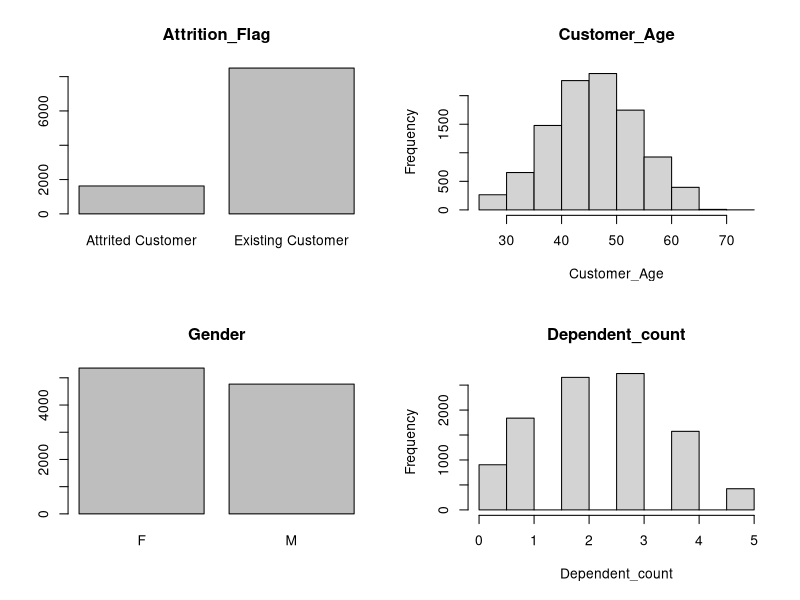
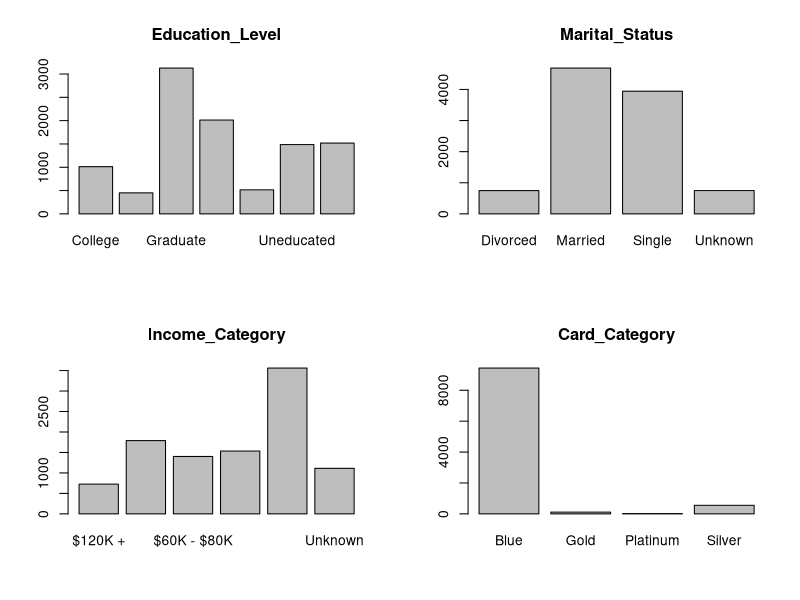
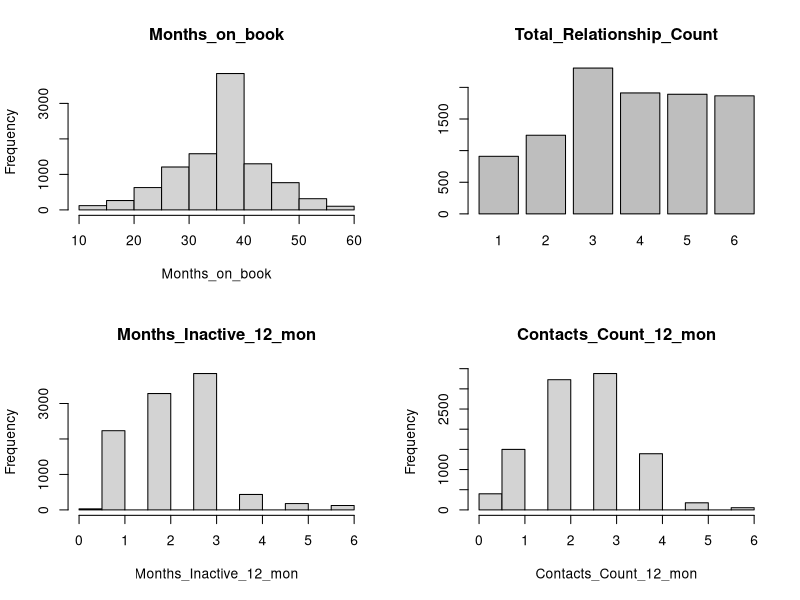
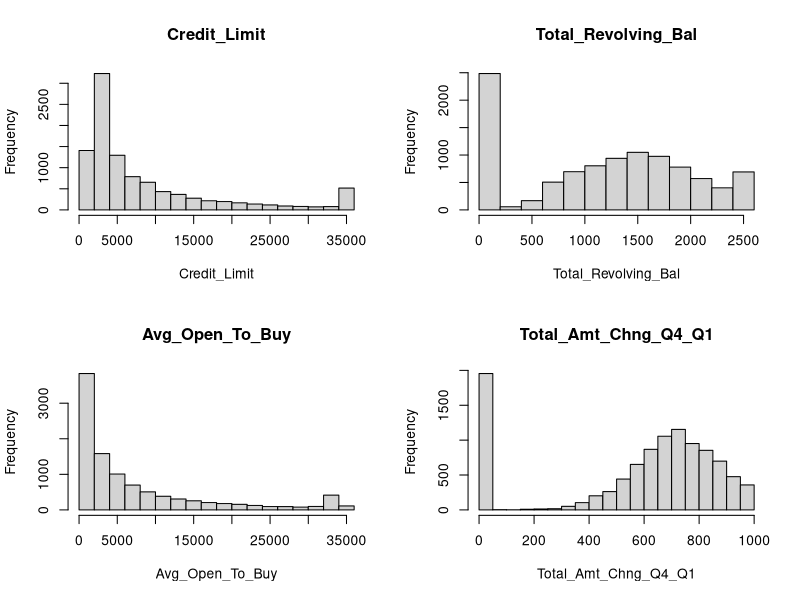
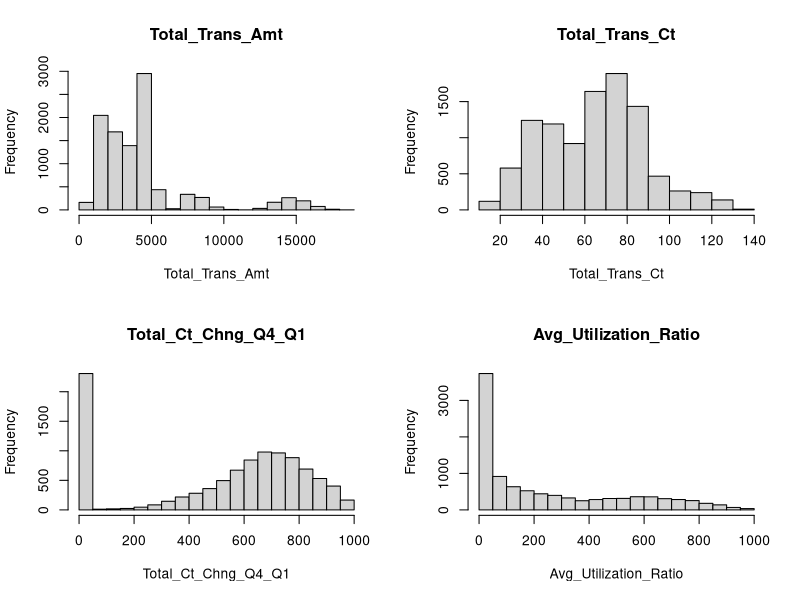
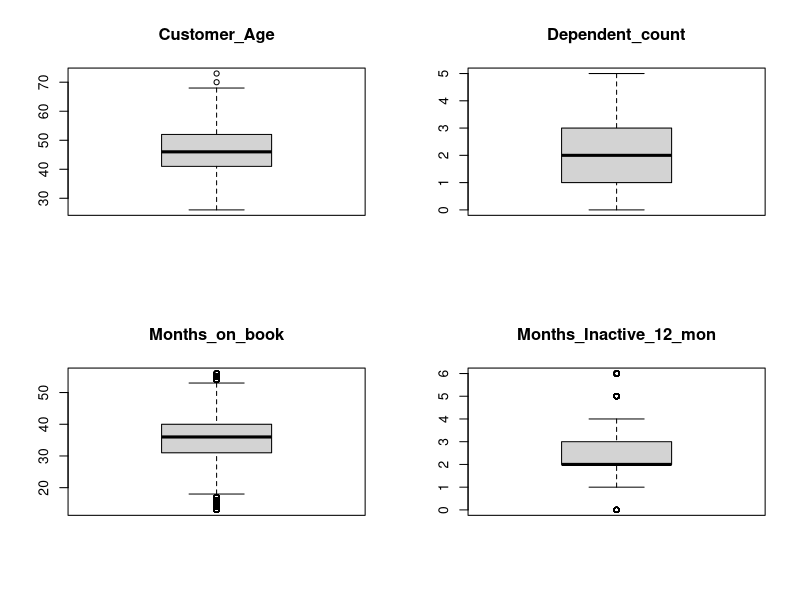
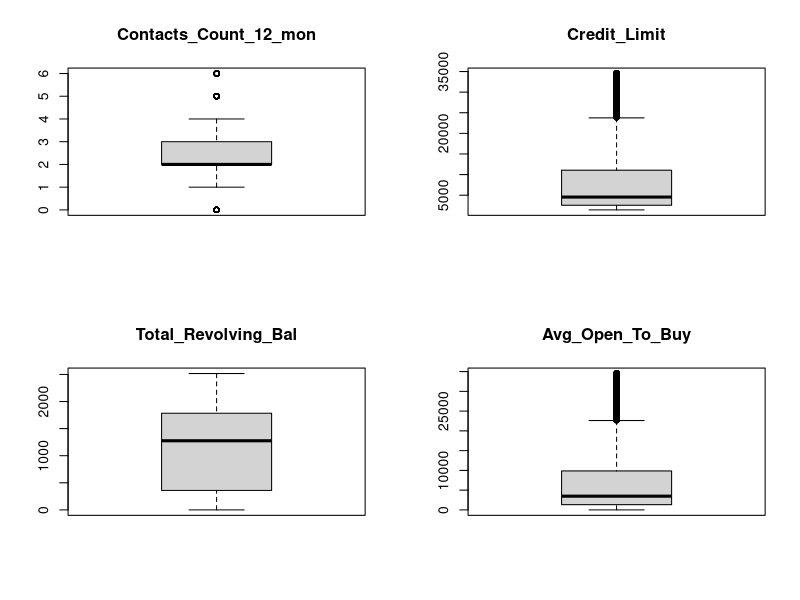
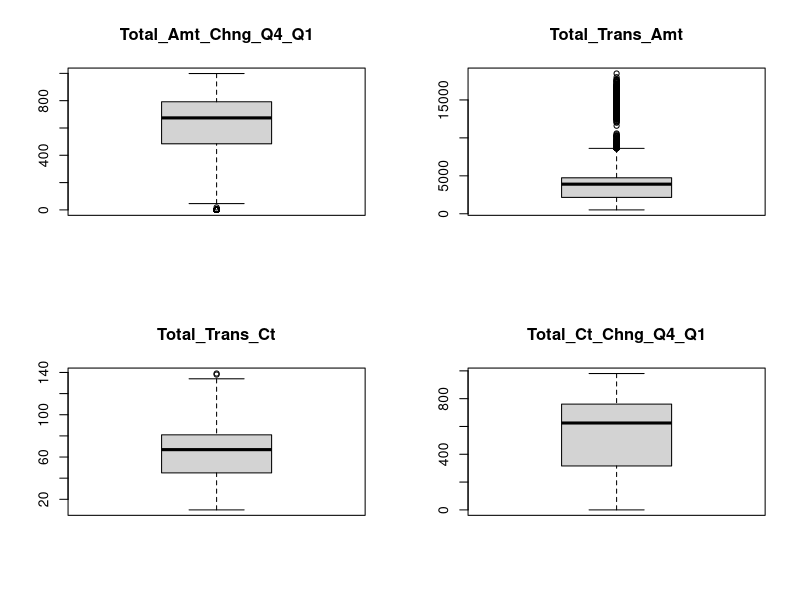

Recreate these plots in R, in order.
## ---- chunk 1
knitr::opts_chunk$set(echo = TRUE)
## ---- chunk 2
# getwd()
## ---- chunk 3
#getwd()
## ---- chunk 4
df <- data.frame(read.csv("BankChurners.csv", header=TRUE))
attach(df)
head(df)
## ---- chunk 5
summary(df)
## ---- chunk 6
str(df) 
## ---- chunk 7
df <- df[,-(22:23)]
names(df)
## ---- chunk 8
sapply(df,class)
## ---- chunk 9
library(ggplot2)

par(mfrow=c(2,2))

#p1 <- plot(CLIENTNUM, main="CLIENTNUM")
p2 <- plot(as.factor(Attrition_Flag), main="Attrition_Flag")
p3 <- hist(Customer_Age, main="Customer_Age")
p4 <- plot(as.factor(Gender), main="Gender")
p5 <- hist(Dependent_count, main="Dependent_count")
p6 <- plot(as.factor(Education_Level), main="Education_Level")
p7 <- plot(as.factor(Marital_Status), main="Marital_Status") 
p8 <- plot(as.factor(Income_Category), main="Income_Category")    
p9 <- plot(as.factor(Card_Category), main="Card_Category")  
p10 <- hist(Months_on_book, main="Months_on_book")
p11 <- plot(as.factor(Total_Relationship_Count), main="Total_Relationship_Count")
p12 <- hist(Months_Inactive_12_mon, main="Months_Inactive_12_mon")  
p13 <- hist(Contacts_Count_12_mon, main="Contacts_Count_12_mon")  
p14 <- hist(Credit_Limit, main="Credit_Limit")  
p15 <- hist(Total_Revolving_Bal, main="Total_Revolving_Bal")  
p16 <- hist(Avg_Open_To_Buy, main="Avg_Open_To_Buy")  
p17 <- hist(Total_Amt_Chng_Q4_Q1, main="Total_Amt_Chng_Q4_Q1")  
p18 <- hist(Total_Trans_Amt, main="Total_Trans_Amt")  
p19 <- hist(Total_Trans_Ct, main="Total_Trans_Ct")  
p20 <- hist(Total_Ct_Chng_Q4_Q1, main="Total_Ct_Chng_Q4_Q1")  
p21 <- hist(Avg_Utilization_Ratio, main="Avg_Utilization_Ratio")  
## ---- chunk 10
sapply(df, function(x) class(x))
## ---- chunk 11
sapply(df, function(x) sum(is.na(x)))
## ---- chunk 12

par(mfrow=c(2,2))

#p1 <- boxplot(CLIENTNUM, main="CLIENTNUM")
p3 <- boxplot(Customer_Age, main="Customer_Age")
p5 <- boxplot(Dependent_count, main="Dependent_count")
p10 <- boxplot(Months_on_book, main="Months_on_book")
p12 <- boxplot(Months_Inactive_12_mon, main="Months_Inactive_12_mon")
p13 <- boxplot(Contacts_Count_12_mon, main="Contacts_Count_12_mon")  
p14 <- boxplot(Credit_Limit, main="Credit_Limit")  
p15 <- boxplot(Total_Revolving_Bal, main="Total_Revolving_Bal")  
p16 <- boxplot(Avg_Open_To_Buy, main="Avg_Open_To_Buy")  
p17 <- boxplot(Total_Amt_Chng_Q4_Q1, main="Total_Amt_Chng_Q4_Q1")  
p18 <- boxplot(Total_Trans_Amt, main="Total_Trans_Amt")  
p19 <- boxplot(Total_Trans_Ct, main="Total_Trans_Ct")  
p20 <- boxplot(Total_Ct_Chng_Q4_Q1, main="Total_Ct_Chng_Q4_Q1")  
p21 <- boxplot(Avg_Utilization_Ratio, main="Avg_Utilization_Ratio")  
## ---- chunk 13
x<-boxplot.stats(Customer_Age)$out
idx <- which(Customer_Age %in% x)
ca <- df$Customer_Age[idx] #Valores atípicos
min(ca)
max(ca)
length(ca)
ca
## ---- chunk 14
df$Customer_Age[df$Customer_Age>69] <- NA #Dejamos en NA solo los más extremos
df$Customer_Age[idx]
boxplot(df$Customer_Age)
## ---- chunk 15
idx <- which(is.na(df$Customer_Age))
length(idx) #número de valores perdidos

for (i in 1:length(idx)){
index <- idx[i]
df[index,]$Customer_Age <- median(df$Customer_Age, na.rm=TRUE ) #imputación
}
df$Customer_Age[idx] #mostramos el resultado
## ---- chunk 16
x<-boxplot.stats(Months_on_book)$out
idx <- which(Months_on_book %in% x)
mob <- df$Months_on_book[idx] #Valores atípicos
min(mob)
max(mob)
length(mob)
## ---- chunk 17
x<-boxplot.stats(Months_Inactive_12_mon)$out
idx <- which(Months_Inactive_12_mon %in% x)
mi <- df$Months_Inactive_12_mon[idx] #Valores atípicos
min(mi)
max(mi)
length(mi)
## ---- chunk 18
x<-boxplot.stats(Contacts_Count_12_mon)$out
idx <- which(Contacts_Count_12_mon %in% x)
cc <- df$Contacts_Count_12_mon[idx] #Valores atípicos
min(cc)
max(cc)
length(cc)
## ---- chunk 19
x<-boxplot.stats(Credit_Limit)$out
idx <- which(Credit_Limit %in% x)
cl <- df$Credit_Limit[idx] #Valores atípicos
min(cl)
max(cl)
length(cl)
## ---- chunk 20
x<-boxplot.stats(Avg_Open_To_Buy)$out
idx <- which(Avg_Open_To_Buy %in% x)
avg <- df$Avg_Open_To_Buy[idx] #Valores atípicos
min(avg)
max(avg)
length(avg)
## ---- chunk 21
x<-boxplot.stats(Total_Amt_Chng_Q4_Q1)$out
idx <- which(Total_Amt_Chng_Q4_Q1 %in% x)
tac <- df$Total_Amt_Chng_Q4_Q1[idx] #Valores atípicos
min(tac)
max(tac)
length(tac)
## ---- chunk 22
x<-boxplot.stats(Total_Trans_Amt)$out
idx <- which(Total_Trans_Amt %in% x)
tta <- df$Total_Trans_Amt[idx] #Valores atípicos
min(tta)
max(tta)
length(tta)
## ---- chunk 23
x<-boxplot.stats(Total_Trans_Ct)$out
idx <- which(Total_Trans_Ct %in% x)
ttc <- df$Total_Trans_Ct[idx] #Valores atípicos
min(ttc)
max(ttc)
length(ttc)
## ---- chunk 24
df$Total_Trans_Ct[df$Total_Trans_Ct>137] <- NA #Dejamos en NA solo los más extremos
df$Total_Trans_Ct[idx]
boxplot(df$Total_Trans_Ct)
## ---- chunk 25
idx <- which(is.na(df$Total_Trans_Ct))
length(idx) #número de valores perdidos

for (i in 1:length(idx)){
index <- idx[i]
df[index,]$Total_Trans_Ct <- median(df$Total_Trans_Ct, na.rm=TRUE ) #imputación
}
df$Total_Trans_Ct[idx] #mostramos el resultado
## ---- chunk 26
# Exportación de los datos limpios en formato .csv
write.csv(df, "BankChurners_clean.csv")
